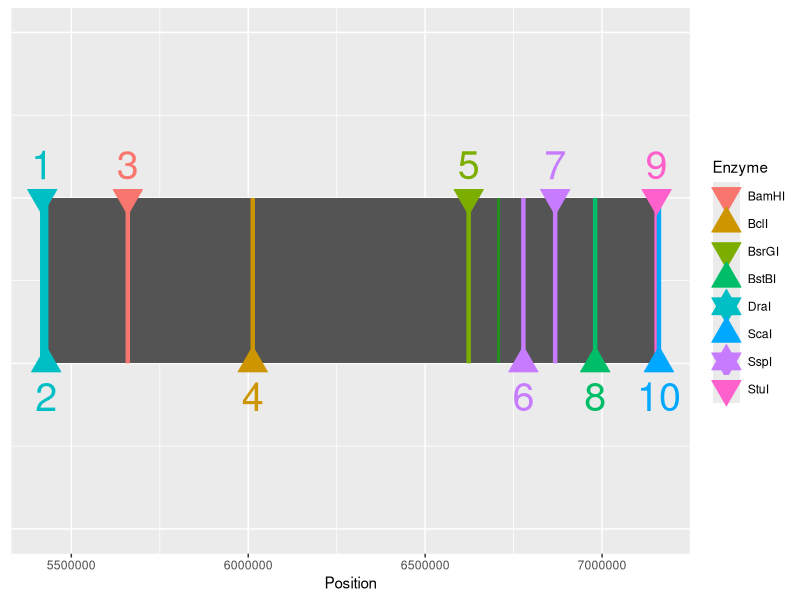

Write the R code that produced this figure. (Note: this script raises an error after producing the figure.)
require(ggplot2)
setwd(cwd)
cutsites = read.csv("cutsiteslist.csv")
positions = read.csv("positionlist.csv")
start = min(positions[,1])
sto = max(positions[,1])
for (i in seq(1,length(cutsites$Position))){
  cutsites$Position[i] = as.numeric(as.character(cutsites$Position[i]))
}
if (length(positions[,1]) == 2){
  plot = ggplot() + geom_rect(data = cutsites, mapping = aes(xmin = min(Position), xmax = max(Position), ymin = 0, ymax = 1), fill = "#545454") + geom_rect(mapping = aes(xmin = start, xmax = sto, ymin = 0, ymax = 1), fill = "#238E23") + ylim(c(-1,2)) + geom_segment(data = cutsites, aes(x = Position, y = 0, xend = Position, yend = 1, col = Enzyme), size = 1.5, show_guide = FALSE) + geom_point(data = cutsites[seq(1,9,2),], aes(x = Position, y = 1, fill = Enzyme, col = Enzyme),  size = 7, shape = 25) + geom_point(data = cutsites[seq(2,10,2),], aes(x = Position, y = 0, fill = Enzyme, col = Enzyme),  size = 7, shape = 24) + geom_text(data = cutsites[seq(1,9,2),], aes(x = Position, y = 1.2, label = seq(1,9,2), col = Enzyme), size = 10, show_guide=FALSE) + geom_text(data = cutsites[seq(2,10,2),], aes(x = Position, y = -.2, label = seq(2,10,2), col = Enzyme), size = 10, show_guide=FALSE) + theme(axis.ticks.y = element_blank(), axis.title.y = element_blank(), axis.text.y =  element_blank()) + xlab("Position")
}

if (length(positions[,1]) == 1){
  plot = ggplot() + geom_rect(data = cutsites, mapping = aes(xmin = min(Position), xmax = max(Position), ymin = 0, ymax = 1), fill = "#545454") + geom_segment(mapping = aes(x = positions[1,1], y = 0, xend = positions[1,1], yend = 1), col = "#238E23", size = 2) + ylim(c(-1,2)) + geom_segment(data = cutsites, aes(x = Position, y = 0, xend = Position, yend = 1, col = Enzyme), size = 1.5, show_guide = FALSE) + geom_point(data = cutsites[seq(1,9,2),], aes(x = Position, y = 1, fill = Enzyme, col = Enzyme),  size = 7, shape = 25) + geom_point(data = cutsites[seq(2,10,2),], aes(x = Position, y = 0, fill = Enzyme, col = Enzyme),  size = 7, shape = 24) + geom_text(data = cutsites[seq(1,9,2),], aes(x = Position, y = 1.2, label = seq(1,9,2), col = Enzyme), size = 10, show_guide=FALSE) + geom_text(data = cutsites[seq(2,10,2),], aes(x = Position, y = -.2, label = seq(2,10,2), col = Enzyme), size = 10, show_guide=FALSE) + theme(axis.ticks.y = element_blank(), axis.title.y = element_blank(), axis.text.y =  element_blank()) + xlab("Position")
}


ggsave(filename = filename, plot = plot, width = 246.327083333, height = 137.31875, units = "mm")

ggsave(filename = "ggplot.png", plot = plot, width = 246.327083333, height = 137.31875, units = "mm")